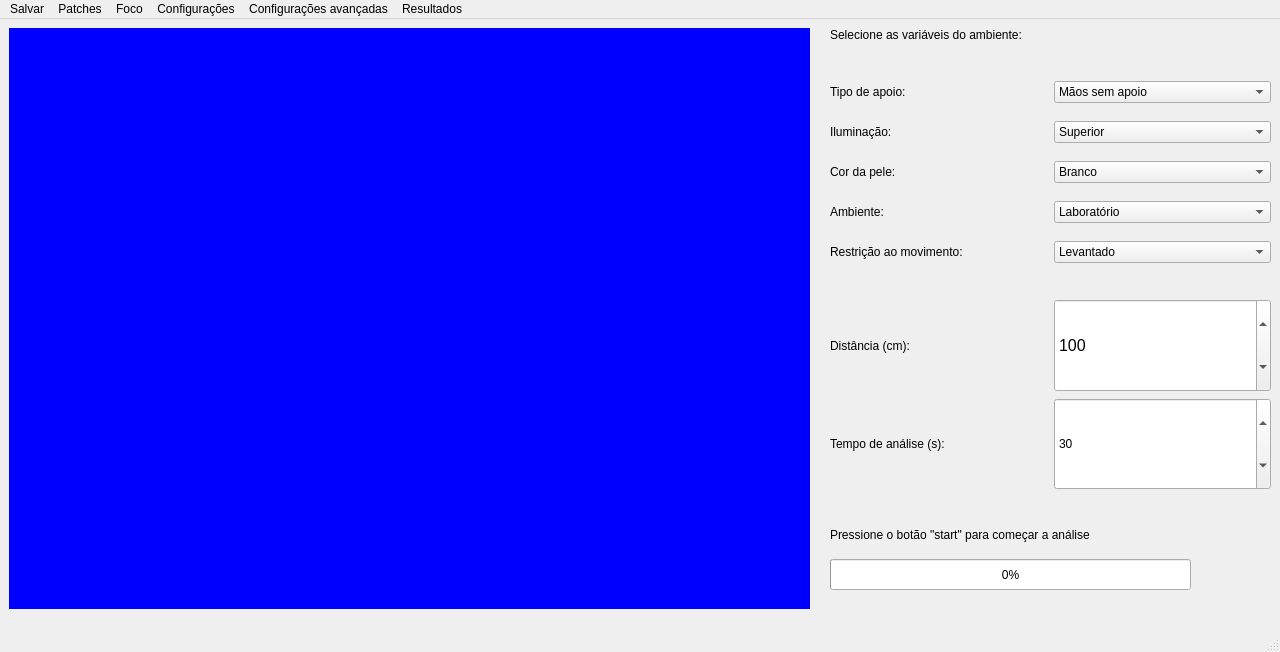
<?xml version="1.0" encoding="UTF-8"?>
<ui version="4.0">
 <class>MainWindow</class>
 <widget class="QMainWindow" name="MainWindow">
  <property name="geometry">
   <rect>
    <x>0</x>
    <y>0</y>
    <width>1280</width>
    <height>652</height>
   </rect>
  </property>
  <property name="windowTitle">
   <string>lion</string>
  </property>
  <property name="windowIcon">
   <iconset resource="../icones/icones.qrc">
    <normaloff>:/icones/lion.png</normaloff>:/icones/lion.png</iconset>
  </property>
  <property name="styleSheet">
   <string notr="true">font: 12pt &quot;MS Shell Dlg 2&quot;;</string>
  </property>
  <widget class="QWidget" name="centralwidget">
   <widget class="QProgressBar" name="progressBar">
    <property name="geometry">
     <rect>
      <x>830</x>
      <y>540</y>
      <width>361</width>
      <height>31</height>
     </rect>
    </property>
    <property name="value">
     <number>0</number>
    </property>
   </widget>
   <widget class="QLabel" name="label_comunicacao">
    <property name="geometry">
     <rect>
      <x>830</x>
      <y>500</y>
      <width>441</width>
      <height>31</height>
     </rect>
    </property>
    <property name="text">
     <string>Pressione o botão &quot;start&quot; para começar a análise</string>
    </property>
   </widget>
   <widget class="QPushButton" name="startButton">
    <property name="geometry">
     <rect>
      <x>1210</x>
      <y>530</y>
      <width>51</width>
      <height>51</height>
     </rect>
    </property>
    <property name="styleSheet">
     <string notr="true">background-color: transparent;
border: none;
image: url(:/icones/comecar.png);</string>
    </property>
    <property name="text">
     <string/>
    </property>
   </widget>
   <widget class="QWidget" name="gridLayoutWidget">
    <property name="geometry">
     <rect>
      <x>830</x>
      <y>50</y>
      <width>441</width>
      <height>211</height>
     </rect>
    </property>
    <layout class="QGridLayout" name="gridComboBoxes">
     <item row="2" column="1">
      <widget class="QComboBox" name="cor_da_pele">
       <item>
        <property name="text">
         <string>Branco</string>
        </property>
       </item>
       <item>
        <property name="text">
         <string>Pardo claro</string>
        </property>
       </item>
       <item>
        <property name="text">
         <string>Pardo escuro</string>
        </property>
       </item>
       <item>
        <property name="text">
         <string>Negro</string>
        </property>
       </item>
       <item>
        <property name="text">
         <string>Amarelo</string>
        </property>
       </item>
      </widget>
     </item>
     <item row="1" column="0">
      <widget class="QLabel" name="label_iluminacao">
       <property name="text">
        <string>Iluminação:</string>
       </property>
      </widget>
     </item>
     <item row="0" column="1">
      <widget class="QComboBox" name="tipo_de_apoio">
       <item>
        <property name="text">
         <string>Mãos sem apoio</string>
        </property>
       </item>
       <item>
        <property name="text">
         <string>Mãos com apoio</string>
        </property>
       </item>
       <item>
        <property name="text">
         <string>Tripé</string>
        </property>
       </item>
      </widget>
     </item>
     <item row="3" column="1">
      <widget class="QComboBox" name="ambiente">
       <item>
        <property name="text">
         <string>Laboratório</string>
        </property>
       </item>
       <item>
        <property name="text">
         <string>Sala</string>
        </property>
       </item>
       <item>
        <property name="text">
         <string>Rua</string>
        </property>
       </item>
       <item>
        <property name="text">
         <string>Área verde</string>
        </property>
       </item>
      </widget>
     </item>
     <item row="2" column="0">
      <widget class="QLabel" name="label_cor_da_pele">
       <property name="text">
        <string>Cor da pele:</string>
       </property>
      </widget>
     </item>
     <item row="1" column="1">
      <widget class="QComboBox" name="iluminacao">
       <item>
        <property name="text">
         <string>Superior</string>
        </property>
       </item>
       <item>
        <property name="text">
         <string>Frontal</string>
        </property>
       </item>
       <item>
        <property name="text">
         <string>Superior e frontal</string>
        </property>
       </item>
       <item>
        <property name="text">
         <string>Natural</string>
        </property>
       </item>
       <item>
        <property name="text">
         <string>Lateral</string>
        </property>
       </item>
       <item>
        <property name="text">
         <string>Frontal e Natural</string>
        </property>
       </item>
      </widget>
     </item>
     <item row="0" column="0">
      <widget class="QLabel" name="label_tipo_de_apoio">
       <property name="text">
        <string>Tipo de apoio:</string>
       </property>
      </widget>
     </item>
     <item row="4" column="1">
      <widget class="QComboBox" name="restricao_ao_movimento">
       <item>
        <property name="text">
         <string>Levantado</string>
        </property>
       </item>
       <item>
        <property name="text">
         <string>Sentado</string>
        </property>
       </item>
       <item>
        <property name="text">
         <string>Cabeça semi fixa</string>
        </property>
       </item>
       <item>
        <property name="text">
         <string>Cabeça fixa</string>
        </property>
       </item>
      </widget>
     </item>
     <item row="3" column="0">
      <widget class="QLabel" name="label_ambiente">
       <property name="text">
        <string>Ambiente:</string>
       </property>
      </widget>
     </item>
     <item row="4" column="0">
      <widget class="QLabel" name="label_restricao_ao_movimento">
       <property name="text">
        <string>Restrição ao movimento:</string>
       </property>
      </widget>
     </item>
    </layout>
   </widget>
   <widget class="QWidget" name="gridLayoutWidget_2">
    <property name="geometry">
     <rect>
      <x>830</x>
      <y>280</y>
      <width>441</width>
      <height>191</height>
     </rect>
    </property>
    <layout class="QGridLayout" name="gridSpinBoxes">
     <item row="1" column="1">
      <widget class="QSpinBox" name="spinBox_tempo">
       <property name="sizePolicy">
        <sizepolicy hsizetype="Minimum" vsizetype="Minimum">
         <horstretch>0</horstretch>
         <verstretch>0</verstretch>
        </sizepolicy>
       </property>
       <property name="maximum">
        <number>9999999</number>
       </property>
       <property name="value">
        <number>30</number>
       </property>
      </widget>
     </item>
     <item row="0" column="0">
      <widget class="QLabel" name="label_distancia">
       <property name="text">
        <string>Distância (cm):</string>
       </property>
      </widget>
     </item>
     <item row="1" column="0">
      <widget class="QLabel" name="label_tempo_de_analise">
       <property name="text">
        <string>Tempo de análise (s):</string>
       </property>
      </widget>
     </item>
     <item row="0" column="1">
      <widget class="QSpinBox" name="spinBox_distancia">
       <property name="sizePolicy">
        <sizepolicy hsizetype="Minimum" vsizetype="Minimum">
         <horstretch>0</horstretch>
         <verstretch>0</verstretch>
        </sizepolicy>
       </property>
       <property name="font">
        <font>
         <family>MS Shell Dlg 2</family>
         <pointsize>12</pointsize>
         <weight>50</weight>
         <italic>false</italic>
         <bold>false</bold>
        </font>
       </property>
       <property name="maximum">
        <number>999999</number>
       </property>
       <property name="value">
        <number>100</number>
       </property>
      </widget>
     </item>
    </layout>
   </widget>
   <widget class="QLabel" name="label_informativo">
    <property name="geometry">
     <rect>
      <x>830</x>
      <y>0</y>
      <width>441</width>
      <height>31</height>
     </rect>
    </property>
    <property name="text">
     <string>Selecione as variáveis do ambiente:</string>
    </property>
   </widget>
   <widget class="QWidget" name="gridLayoutWidget_3">
    <property name="geometry">
     <rect>
      <x>9</x>
      <y>9</y>
      <width>801</width>
      <height>581</height>
     </rect>
    </property>
    <layout class="QGridLayout" name="gridPreview">
     <item row="0" column="0">
      <widget class="QLabel" name="preview_BOX">
       <property name="styleSheet">
        <string notr="true">background-color: rgb(0, 0, 255);</string>
       </property>
       <property name="text">
        <string/>
       </property>
      </widget>
     </item>
    </layout>
   </widget>
  </widget>
  <widget class="QMenuBar" name="menubar">
   <property name="geometry">
    <rect>
     <x>0</x>
     <y>0</y>
     <width>1280</width>
     <height>30</height>
    </rect>
   </property>
   <widget class="QMenu" name="menuSalvar">
    <property name="sizePolicy">
     <sizepolicy hsizetype="Preferred" vsizetype="Preferred">
      <horstretch>1</horstretch>
      <verstretch>0</verstretch>
     </sizepolicy>
    </property>
    <property name="title">
     <string>Salvar</string>
    </property>
   </widget>
   <widget class="QMenu" name="menuPatches">
    <property name="sizePolicy">
     <sizepolicy hsizetype="Preferred" vsizetype="Preferred">
      <horstretch>0</horstretch>
      <verstretch>0</verstretch>
     </sizepolicy>
    </property>
    <property name="title">
     <string>Patches</string>
    </property>
   </widget>
   <widget class="QMenu" name="menuFoco">
    <property name="title">
     <string>Foco</string>
    </property>
   </widget>
   <widget class="QMenu" name="menuConfigura_es">
    <property name="title">
     <string>Configurações</string>
    </property>
   </widget>
   <widget class="QMenu" name="menuConfigura_es_avan_adas">
    <property name="title">
     <string>Configurações avançadas</string>
    </property>
   </widget>
   <widget class="QMenu" name="menuResultados">
    <property name="title">
     <string>Resultados</string>
    </property>
   </widget>
   <addaction name="menuSalvar"/>
   <addaction name="menuPatches"/>
   <addaction name="menuFoco"/>
   <addaction name="menuConfigura_es"/>
   <addaction name="menuConfigura_es_avan_adas"/>
   <addaction name="menuResultados"/>
  </widget>
  <widget class="QStatusBar" name="statusbar"/>
 </widget>
 <resources>
  <include location="../icones/icones.qrc"/>
 </resources>
 <connections/>
</ui>
